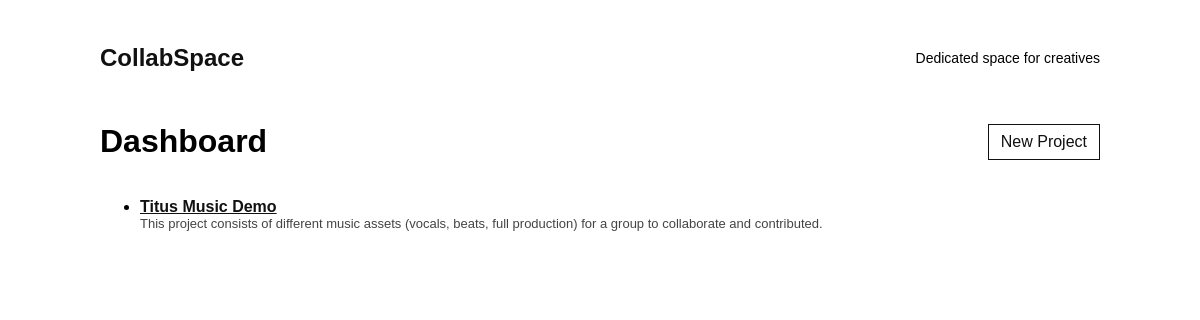
Before: / with the older database file.
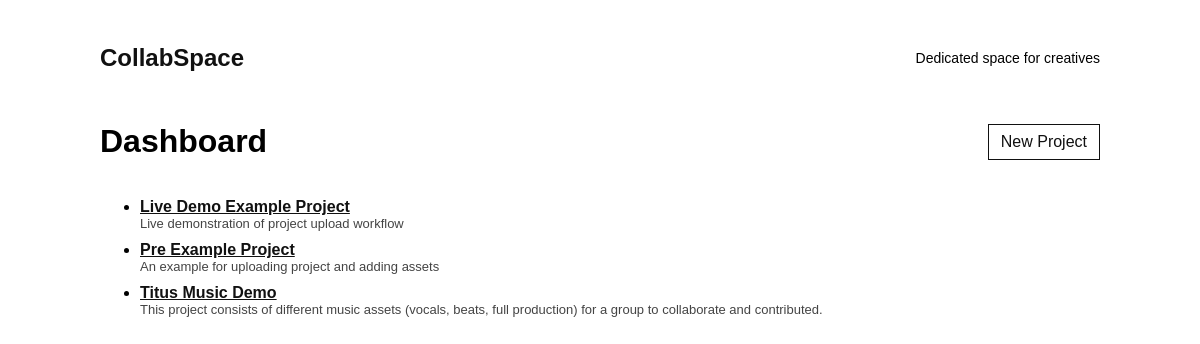
After: the same page with the newer database file.
### models.py (models this page shows)
class Project(db.Model):
    __tablename__ = "projects"
    id = db.Column(db.Integer, primary_key=True)
    title = db.Column(db.String(120), nullable=False)
    description = db.Column(db.Text, nullable=True)
    created_at = db.Column(db.DateTime, default=datetime.utcnow)
    assets = db.relationship("Asset", backref="project", cascade="all, delete-orphan")
    presentations = db.relationship("PresentationPage", backref="project", cascade="all, delete-orphan")

### app.py (the view)
    @app.route("/")
    def dashboard():
        projects = Project.query.order_by(Project.created_at.desc()).all()
        return render_template("dashboard.html", projects=projects)

### templates/dashboard.html
{% extends "base.html" %}
{% block content %}
  <div class="top" style="margin-top:10px;">
    <h1>Dashboard</h1>
    <a class="btn" href="{{ url_for('project_new') }}">New Project</a>
  </div>
  {% if projects %}
    <ul>
      {% for p in projects %}
        <li style="margin: 10px 0;">
          <a href="{{ url_for('project_detail', project_id=p.id) }}"><b>{{ p.title }}</b></a>
          <div style="font-size:13px;color:#444;">{{ p.description or "No description" }}</div>
        </li>
      {% endfor %}
    </ul>
  {% else %}
    <p>No projects yet. Click <b>New Project</b> to get started.</p>
  {% endif %}
{% endblock %}

### templates/base.html (shortened to what this page needs)
<!doctype html>
<html>
<head>
</head>
<body>
  <!doctype html>
<html>
<head>
</head>
<body>
  <div class="top">
    <h2><a href="/" style="text-decoration:none;">CollabSpace</a></h2>
    <div style="font-size:14px;">Dedicated space for creatives</div>
  </div>
  {% block content %}{% endblock %}
</body>
</html>

### templates/base.html (style rules this page uses)
body { font-family: Arial, sans-serif; max-width: 1000px; margin: 24px auto; }
a { color: #111; }
.top { display:flex; align-items:center; justify-content:space-between; }
.btn { padding: 8px 12px; border: 1px solid #111; background: white; cursor:pointer; text-decoration:none; display:inline-block; }

Changed rows visible on the page:
added Project: title "Live Demo Example Project", description "Live demonstration of project upload workflow"
added Project: title "Pre Example Project", description "An example for uploading project and adding assets"
